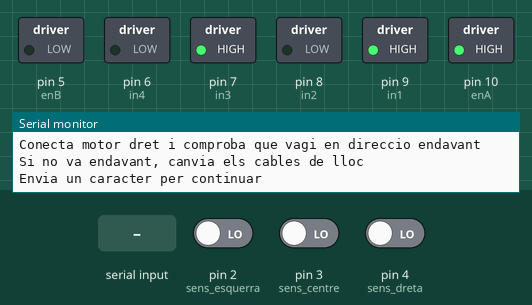
Bench run of a sketch on a simulated Arduino Uno, built with avr-gcc and run on an emulated ATmega328P. On the bench: switched loads named in the sketch (green lamp = pin HIGH), the last lines printed to the serial monitor. The inputs (shaded band) are chosen by the test bench; at power-on: pin 2 (sens_esquerra) LOW, pin 3 (sens_centre) LOW, pin 4 (sens_dreta) LOW.

Above: at 1.2 s.
1.3 s: byte 30 received over Serial
At 1.8 s:
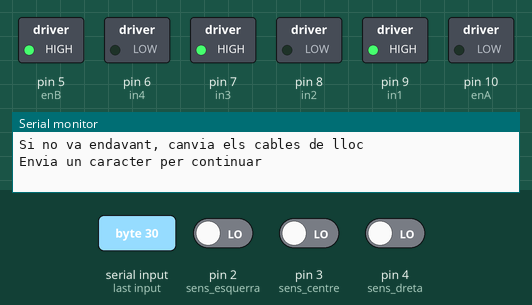
2.9 s: byte 90 received over Serial
At 4.1 s:
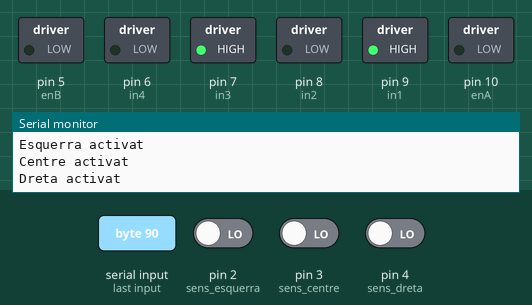
Timing chart, 0 to 5.9 s (numbered marks = the images above; inputs shaded):
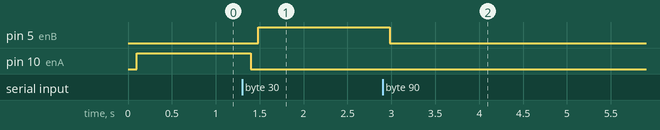

The sketch:

configuracio.ino
```cpp
// #include <Servo.h>

/////////////////////////////
// PROGRAMA ****************
/////////////////////////////

/////////////////////////////
#define INSTALL
// #define CALIBRATION
// #define RUN
/////////////////////////////
#define factor_motor_dret 		100	// factor de 0 a 100% de la velocitat
#define factor_motor_esquerra	100	// factor de 0 a 100% de la velocitat
/////////////////////////////


/////////////////////////////
// Config PINS **************
/////////////////////////////
// motor dret
int enA = 10;
int in1 = 9;
int in2 = 8;
// motor esquerra
int in3 = 7;
int in4 = 6;
int enB = 5;
// sensors optics
int sens_esquerra = 2;
int sens_centre = 3;
int sens_dreta = 4;
//servo
// int servoPIN = 11;
// Servo myservo;  // create servo object to control a servo
/////////////////////////////


//////////////////////////////
// Variables Motors *********
/////////////////////////////
int vel_dreta = 0;
int vel_esquerra = 0;
int ultimGir = 0;
#define dreta 1
#define esquerra 2
#define endavant 1
#define endarrera 2
/////////////////////////////

void setup()
{
	// Sensors
	pinMode(sens_esquerra, INPUT);
	pinMode(sens_centre, INPUT);
	pinMode(sens_dreta, INPUT);
	// Motors
	pinMode(enA, OUTPUT);
	pinMode(enB, OUTPUT);
	pinMode(in1, OUTPUT);
	pinMode(in2, OUTPUT);
	pinMode(in3, OUTPUT);
	pinMode(in4, OUTPUT);
	// servo
	// myservo.attach(servoPIN);  // attaches the servo on pin 9 to the servo object
	// Serial
	Serial.begin (9600);
	Serial.println ("\n*Robot seguidor*");
	// Inicialitzem motors
	motorDretDIR (endavant);
	motorEsquerraDIR (endavant);
}

void loop()
{
	//////////////////////////////////
	#ifdef INSTALL
	// test motors
	Serial.println ("\nConecta motor dret i comproba que vagi en direccio endavant");
	Serial.println ("Si no va endavant, canvia els cables de lloc");
	Serial.println ("Envia un caracter per continuar");
	motorDretDIR (endavant);
	motorDretPWM (255);
	pausa ();
	motorDretPWM (0);

	Serial.println ("\nConecta motor esquerra i comproba que vagi en direccio endavant");
	Serial.println ("Si no va endavant, canvia els cables de lloc");
	Serial.println ("Envia un caracter per continuar");
	motorEsquerraDIR (endavant);
	motorEsquerraPWM (255);
	pausa ();
	motorEsquerraPWM (0);

	/*
	Serial.println ("Comprova que el servo es mou d'un canto a l'altre");
	for (int a = 0; a < 3; a++) {
		myservo.write(0);	// definex l'angle del servo
		delay (1000);
		myservo.write(255);	// definex l'angle del servo
		delay (1000);
	}
	Serial.println ("Envia un caracter per continuar");
	pausa ();
	*/

	// test sensors
	Serial.println ("\nComprova que els 3 sensors estan conectats i en l'ordre determinat");
	Serial.println ("Tapa amb el dit cada un d'ells i veuras quan s'activen per aquí");
	Serial.println ("Envia un caracter per continuar");
	neteja_serial ();
	boolean sens1 = 0;
	boolean sens2 = 0;
	boolean sens3 = 0;
	while (Serial.available() == 0){
		boolean temp1 = linea_SensEsq ();
		if (temp1 != sens1) {
			sens1 = temp1;
			if (temp1) {
				Serial.println ("Esquerra activat");
			}else{
				Serial.println ("Esquerra desactivat");
			}
		}


		boolean temp2 = linea_SensCentre ();
		if (temp2 != sens2) {
			sens2 = temp2;
			if (temp2) {
				Serial.println ("Centre activat ");
			}else{
				Serial.println ("Centre desactivat ");
			}
		}

		boolean temp3 = linea_SensDret ();
		if (temp3 != sens3) {
			sens3 = temp3;
			if (temp3) {
				Serial.println ("Dreta activat");
			}else{
				Serial.println ("Dreta desactivat");
			}
		}
		delay (500);
	}

	Serial.println ("\nEl cotxe ja esta configurat!");
    while(1);
	#endif

    //////////////////////////////////////
	#ifdef CALIBRATION
	// test motors
	Serial.println ("\nComprovem que els 2 motors giren a la mateixa velocitat");
	Serial.println ("Canvia si cal els parametres del codi \'factor_motor_dret\' i \'factor_motor_esquerra\' ");
	Serial.print ("factor_motor_dret= ");
	Serial.print (factor_motor_dret);
	Serial.print ("\% \nfactor_motor_esquerra= ");
	Serial.print (factor_motor_esquerra);
	Serial.println ("\% \nEnvia un caracter per continuar");
	motorDretDIR (endavant);
	motorDretPWM (255);
	motorEsquerraDIR (endavant);
	motorEsquerraPWM (255);
	pausa ();
	// para els motors
	motorDretPWM (0);
	motorEsquerraPWM (0);

	/*
	// servo centrat
	Serial.println ("Modifica la posicio del sensor ultrason per a que estigui centrat");
	Serial.println ("Envia un caracter per continuar");
	myservo.write(90);	// 90 es per centrar el servo
	pausa ();
	delay (1000);
	Serial.println ("Sensor a la dreta");
	myservo.write(0);	// 0 dreta
	delay (2000);
	Serial.println ("Sensor a l'esquerra");
	myservo.write(180);	// 180 esquerra
	delay (2000);
	Serial.println ("Sensor centrat");
	myservo.write(90);	// 90 esquerra
	delay (2000);
	pausa ();
	*/

	while(1);

	#endif

	///////////////////////////////////////
	#ifdef RUN

	Serial.println ("Començem a seguir la linea en 3 segons");
	delay (3000);

	while (true) {
		vel_dreta = 0;
		vel_esquerra = 0;

		if (linea_SensCentre () && !linea_SensDret() && !linea_SensEsq()) {
			vel_dreta = 255;
			vel_esquerra = 255;
		}

		if (linea_SensCentre () && linea_SensDret() && !linea_SensEsq()) {
			vel_dreta = 150;
			vel_esquerra = 255;
			ultimGir = esquerra;
		}

		if (linea_SensCentre () && linea_SensEsq() && !linea_SensDret()) {
			vel_dreta = 255;
			vel_esquerra = 150;
			ultimGir = dreta;

		}

		if (!linea_SensCentre () && linea_SensDret() && !linea_SensEsq()) {
			vel_dreta = 0;
			vel_esquerra = 255;
			ultimGir = esquerra;
		}

		if (!linea_SensCentre () && linea_SensEsq() && !linea_SensDret()) {
			vel_dreta = 255;
			vel_esquerra = 0;
			ultimGir = dreta;
		}

		if (linea_SensCentre () && linea_SensEsq() && linea_SensDret()) {

			if (ultimGir == esquerra) {
				vel_dreta = 0;
				vel_esquerra = 155;
			}else if (ultimGir == dreta) {
				vel_dreta = 155;
				vel_esquerra = 0;
			}
		}

		if (!linea_SensCentre () && !linea_SensEsq() && !linea_SensDret()) {
			if (ultimGir == esquerra) {
				vel_dreta = 0;
				vel_esquerra = 155;
			}else if (ultimGir == dreta) {
				vel_dreta = 155;
				vel_esquerra = 0;
			}
		}

		motorDretPWM (vel_dreta);
		motorEsquerraPWM (vel_esquerra);
	}

	#endif
}

void motorDretDIR (int direccio) {
	if (direccio == endavant) {
		digitalWrite(in1, HIGH);
		digitalWrite(in2, LOW);
	}else if (direccio == endarrera) {
		digitalWrite(in1, LOW);
		digitalWrite(in2, HIGH);
	}
}

void motorEsquerraDIR (int direccio) {
	if (direccio == endavant) {
		digitalWrite(in3, HIGH);
		digitalWrite(in4, LOW);
	}else if (direccio == endarrera) {
		digitalWrite(in3, LOW);
		digitalWrite(in4, HIGH);
	}
}

void motorDretPWM (int valorPWM) {
	#ifdef factor_motor_dret
	float temp_value = 0;
	temp_value = (float) valorPWM/100;
	temp_value = temp_value * (float) factor_motor_dret;
	valorPWM = (int) temp_value;
	#endif

	// Velocitat 0~255
	analogWrite(enA, valorPWM);
}

void motorEsquerraPWM (int valorPWM) {
	#ifdef factor_motor_esquerra
	float temp_value = 0;
	temp_value = (float) valorPWM/100;
	temp_value = temp_value * (float) factor_motor_esquerra;
	valorPWM = (int) temp_value;
	#endif

	// Velocitat 0~255
	analogWrite(enB, valorPWM);
}


void pausa () {
	neteja_serial ();
	while (Serial.available() == 0) {
		delay (100);
	}
}

void neteja_serial () {
	while (Serial.available() > 0) {
		char inChar = (char) Serial.read();
	}
}

boolean linea_SensCentre () {
	if (!digitalRead(sens_centre)) {
		return true;
	}else{
		return false;
	}
}

boolean linea_SensDret () {
	if (!digitalRead(sens_dreta)) {
		return true;
	}else{
		return false;
	}
}

boolean linea_SensEsq () {
	if (!digitalRead(sens_esquerra)) {
		return true;
	}else{
		return false;
	}
}
```

Measured:
- after the input at 1.3 s, pin 5 (enB): LOW → HIGH after 0.18 s; pin 10 (enA): HIGH → LOW after 0.10 s
- after the input at 2.9 s, pin 5 (enB): HIGH → LOW after 0.08 s
